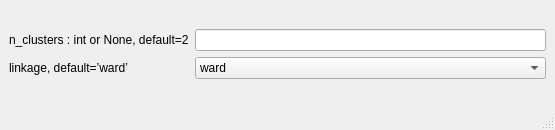
<?xml version="1.0" encoding="UTF-8"?>
<ui version="4.0">
 <class>HiearchicalClusteringWindow</class>
 <widget class="QMainWindow" name="HiearchicalClusteringWindow">
  <property name="geometry">
   <rect>
    <x>0</x>
    <y>0</y>
    <width>555</width>
    <height>130</height>
   </rect>
  </property>
  <property name="maximumSize">
   <size>
    <width>560</width>
    <height>130</height>
   </size>
  </property>
  <property name="windowTitle">
   <string>MainWindow</string>
  </property>
  <widget class="QWidget" name="centralwidget">
   <layout class="QGridLayout" name="gridLayout">
    <item row="0" column="0">
     <layout class="QHBoxLayout" name="horizontalLayout">
      <item>
       <layout class="QVBoxLayout" name="verticalLayout_label">
        <item>
         <widget class="QLabel" name="label_n_clusters">
          <property name="statusTip">
           <string>Bandwidth used in the RBF kernel.</string>
          </property>
          <property name="text">
           <string>n_clusters : int or None, default=2</string>
          </property>
         </widget>
        </item>
        <item>
         <widget class="QLabel" name="label_linkage">
          <property name="text">
           <string>linkage, default=’ward’</string>
          </property>
         </widget>
        </item>
       </layout>
      </item>
      <item>
       <layout class="QVBoxLayout" name="verticalLayout_input">
        <item>
         <widget class="QLineEdit" name="lineEdit_num_clusters">
          <property name="statusTip">
           <string>Bandwidth used in the RBF kernel.</string>
          </property>
         </widget>
        </item>
        <item>
         <widget class="QComboBox" name="comboBox_linkage">
          <item>
           <property name="text">
            <string>ward</string>
           </property>
          </item>
          <item>
           <property name="text">
            <string>complete</string>
           </property>
          </item>
          <item>
           <property name="text">
            <string>average</string>
           </property>
          </item>
          <item>
           <property name="text">
            <string>single</string>
           </property>
          </item>
         </widget>
        </item>
       </layout>
      </item>
     </layout>
    </item>
   </layout>
  </widget>
  <widget class="QMenuBar" name="menubar">
   <property name="geometry">
    <rect>
     <x>0</x>
     <y>0</y>
     <width>555</width>
     <height>22</height>
    </rect>
   </property>
  </widget>
  <widget class="QStatusBar" name="statusbar"/>
 </widget>
 <resources/>
 <connections/>
</ui>
